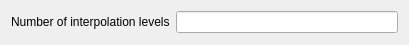
<?xml version="1.0" encoding="UTF-8"?>
<ui version="4.0">
 <class>LocalBSettingsWidget</class>
 <widget class="QWidget" name="LocalBSettingsWidget">
  <property name="geometry">
   <rect>
    <x>0</x>
    <y>0</y>
    <width>409</width>
    <height>45</height>
   </rect>
  </property>
  <property name="windowTitle">
   <string>Dialog</string>
  </property>
  <layout class="QFormLayout" name="formLayout">
   <item row="0" column="0">
    <widget class="QLabel" name="label">
     <property name="text">
      <string>Number of interpolation levels</string>
     </property>
    </widget>
   </item>
   <item row="0" column="1">
    <widget class="QLineEdit" name="lineLevels"/>
   </item>
  </layout>
 </widget>
 <resources/>
 <connections/>
</ui>
